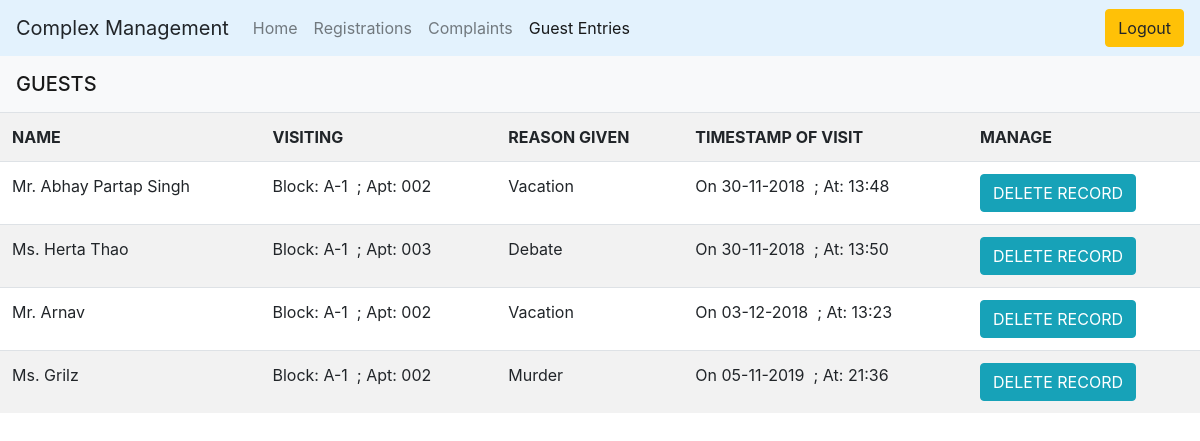
/PHP/adminguest.php (signed in), run on the app's committed database.
### tables this page shows
CREATE TABLE `guest` (
  `GUID` int(11) NOT NULL,
  `NAME` varchar(100) NOT NULL,
  `APT_BLOCK` varchar(10) NOT NULL,
  `APT_NUM` varchar(5) NOT NULL,
  `REASON` text NOT NULL,
  `PHONE` varchar(15) NOT NULL,
  `DATE_OE` varchar(15) NOT NULL,
  `TIME_OE` varchar(15) NOT NULL,
  `TIMESTAMP` bigint(20) NOT NULL
);

### PHP/adminguest.php (the view, shortened to what this page needs)
<?php
$uname = $_SESSION["username"];
?>
<?php
include("../Assets/dbconnect.php");
?>
<!DOCTYPE html>
<html>
<head>
    <link href="../Assets/CSS/bootstrap.css" rel="stylesheet">
</head>
<body>
    <nav class="navbar navbar-expand-lg navbar-light" style="background-color: #e3f2fd;">
        <a class="navbar-brand">Complex Management</a>
        <div class="collapse navbar-collapse" id="navbarTogglerDemo02">
            <ul class="navbar-nav mr-auto mt-2 mt-lg-0">
                <li class="nav-item">
                    <a class="nav-link" href="./admin.php?user=<?php echo $uname; ?>">Home</a>
                </li>
                <li class="nav-item">
                    <a class="nav-link" href="registercustomer.php?user=<?php echo $uname; ?>">Registrations</a>
                </li>
                <li class="nav-item">
                    <a class="nav-link" href="complaints.php?user=<?php echo $uname; ?>">Complaints</a>
                </li>
                <li class="nav-item active">
                    <a class="nav-link" href="#">Guest Entries<span class="sr-only">(current)</span></a>
                </li>
            </ul>
            <form class="form-inline my-2 my-lg-0">
                <a class="btn btn-warning my-2 my-sm-0" href="logout.php">Logout</a>
            </form>
        </div>
    </nav>
    <?php
        $result = $conn->query("SELECT * FROM GUEST");
?>
<nav class="navbar navbar-light bg-light">
    <span class="navbar-brand mb-0 h1">GUESTS</span>
</nav>
<table class="table table-striped">
    <tr>
        <th>NAME</th>
        <th>VISITING</th>
        <th>REASON GIVEN</th>
        <th>TIMESTAMP OF VISIT</th>
        <th>MANAGE</th>
    </tr>
    <?php
        while($row = $result->fetch_assoc())    {
        echo "<tr><td>".$row['NAME']."</td><td>Block: ".$row['APT_BLOCK']."&nbsp ; Apt: ".$row['APT_NUM']."</td>
        <td>".$row['REASON']."</td><td>On ".$row['DATE_OE']."&nbsp ; At: ".$row['TIME_OE']."</td><td>
        <input type=\"hidden\" name=\"Guest_ID\" value=\"".$row['GUID']."\">
        <button class=\"btn btn-info\" data-toggle=\"modal\" data-target=\"#exampleModal".$row['GUID']."\">DELETE RECORD</button>
        <div class=\"modal fade\" id=\"exampleModal".$row['GUID']."\" tabindex=\"-1\" role=\"dialog\" aria-labelledby=\"exampleModalLabel\" aria-hidden=\"true\">
        <div class=\"modal-dialog\" role=\"document\">
        <div class=\"modal-content\">
        <div class=\"modal-header\">
        <h5 class=\"modal-title\" id=\"exampleModalLabel\">Record Deletion</h5>
        <button type=\"button\" class=\"close\" data-dismiss=\"modal\" aria-label=\"Close\">
        <span aria-hidden=\"true\">&times;</span>
        </button>
        </div>
        <div class=\"modal-body\">
        <form method=\"post\">
                <p>Record of ".$row['NAME']." will be permanently removed. Are you sure?</p>
                <input type=\"hidden\" name=\"Guest_Id\" value=\"".$row['GUID']."\">
                <input type=\"hidden\" name=\"Toggler\" value=\"Drop\">
        </div>
        <div class=\"modal-footer\">
        <button type=\"button\" class=\"btn btn-secondary\" data-dismiss=\"modal\">Cancel</button>
        <button type=\"submit\" class=\"btn btn-primary\">Yes, Delete</button>
        </form>
        </div>
        </div>
        </div>
        </div>
            </td>
            </tr>
        ";
        }
?>
</table>
</body>
</html>

### data on the page
guest: NAME "Mr. Abhay Partap Singh", APT_BLOCK "A-1", APT_NUM "002", REASON "Vacation", DATE_OE "30-11-2018", TIME_OE "13:48"
guest: NAME "Ms. Herta Thao", APT_BLOCK "A-1", APT_NUM "003", REASON "Debate", DATE_OE "30-11-2018", TIME_OE "13:50"
guest: NAME "Mr. Arnav", APT_BLOCK "A-1", APT_NUM "002", REASON "Vacation", DATE_OE "03-12-2018", TIME_OE "13:23"
guest: NAME "Ms. Grilz", APT_BLOCK "A-1", APT_NUM "002", REASON "Murder", DATE_OE "05-11-2019", TIME_OE "21:36"
